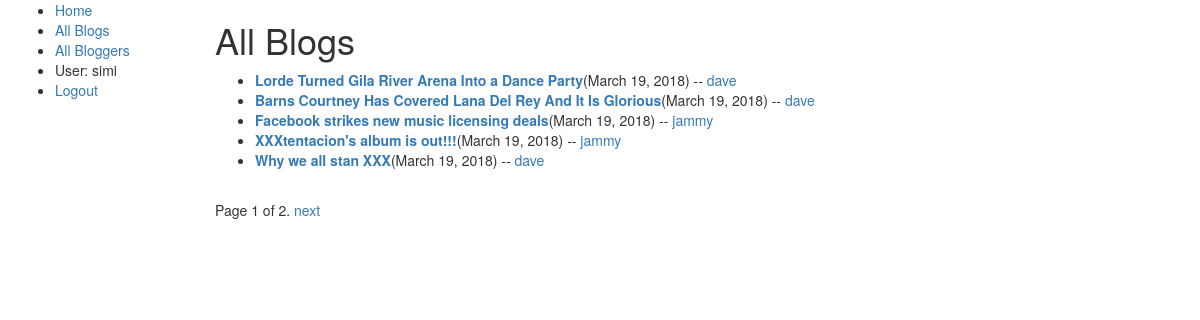
/blog/blogs/ (signed in), run on the app's committed database.
### blog/models.py (models this page shows, shortened)
class BlogPost(models.Model):
    blog_post_title = models.CharField(max_length = 400)
    post_date = models.DateField(null = True , default = timezone.now)
    post_time = models.TimeField(null = True , default = timezone.now)
    blogger = models.ForeignKey(Blogger, on_delete = models.SET_NULL, null = True)
    content = models.TextField()
    class Meta:
        ordering = ['-post_date', '-post_time']

class Blogger(models.Model):
    first_name = models.CharField(max_length = 100)
    last_name = models.CharField(max_length = 100)
    username = models.CharField(max_length = 50)
    date_of_birth = models.DateField(null = True, blank = True)
    location = models.CharField(max_length = 200, null = True)
    bio = models.TextField(null = True , blank = True)
    def __str__(self):
        return "{}".format(self.username)

### blog/views.py (the view)
# urls.py: path('blogs/', views.AllBlogsListView.as_view(), name ='all-blogs'),
class AllBlogsListView(generic.ListView):
    model = BlogPost
    paginate_by = 5
    context_object_name= 'blog_list'
    template_name = 'blog/blog_list.html'
    def get_queryset(self):
        return BlogPost.objects.all()

### blog/templates/blog/blog_list.html
{% extends 'blog/base_generic.html' %}
{% block content %}
    <h1>All Blogs</h1>
    <ul>
        {% for blog in blog_list %}
            <li><strong><a href ="{% url 'blog-detail' blog.id %}">{{blog.blog_post_title}}</a></strong>({{blog.post_date}}) --
                <a href = "{% url 'blogger-detail' blog.blogger.id %}">{{blog.blogger}} </a></li>
        {% endfor %}
    </ul>
{%endblock %}

### blog/templates/blog/base_generic.html (shortened to what this page needs)
<!DOCTYPE html>
<html lang ='en'>
    <head>
        <link rel="stylesheet" href="https://maxcdn.bootstrapcdn.com/bootstrap/3.3.7/css/bootstrap.min.css">
        {% load static %}
        <link rel="stylesheet" href="{% static 'blog/css/styles.css' %}">
    </head>
    <body>
        <div class="container-fluid">
            <div class="row">
                <div class="col-sm-2">
                    {% block sidebar %}
                    <ul class="sidebar-nav">
                        <li><a href="{% url 'index' %}">Home</a></li>
                        <li><a href="{% url 'all-blogs' %}">All Blogs</a></li>
                        <li><a href="{% url 'all-bloggers' %}">All Bloggers</a></li>
                        {% if user.is_authenticated %}
                            <li>User: {{ user.get_username }}</li>
                            <li><a href="{% url 'logout'%}?next={{request.path}}">Logout</a></li>
                        {% else %}
                            <li><a href="{% url 'login'%}?next={{request.path}}">Login</a></li>
                        {% endif %}
                    </ul>
                    {% endblock %}
                </div>
                <div class="col-sm-10 ">
                    {% block content %} {% endblock %}
                    {% block pagination %}
                      {% if is_paginated %}
                          <div class="pagination">
                              <span class="page-links">
                                  <span class="page-current">
                                      Page {{ page_obj.number }} of {{ page_obj.paginator.num_pages }}.
                                  </span>
                                  {% if page_obj.has_next %}
                                      <a href="{{ request.path }}?page={{ page_obj.next_page_number }}">next</a>
                                  {% endif %}
                              </span>
                          </div>
                      {% endif %}
                    {% endblock %}
                </div>
            </div>
        </div>
    </body>
</html>

### data on the page
BlogPost: blog_post_title "Lorde Turned Gila River Arena Into a Dance Party", post_date "March 19, 2018", blogger "dave"
BlogPost: blog_post_title "Barns Courtney Has Covered Lana Del Rey And It Is Glorious", post_date "March 19, 2018", blogger "dave"
BlogPost: blog_post_title "Facebook strikes new music licensing deals", post_date "March 19, 2018", blogger "jammy"
BlogPost: blog_post_title "XXXtentacion's album is out!!!", post_date "March 19, 2018", blogger "jammy"
BlogPost: blog_post_title "Why we all stan XXX", post_date "March 19, 2018", blogger "dave"

### other printed values
{{ user.get_username }} "simi"
{{ page_obj.number }} "1"
{{ page_obj.paginator.num_pages }} "2"
